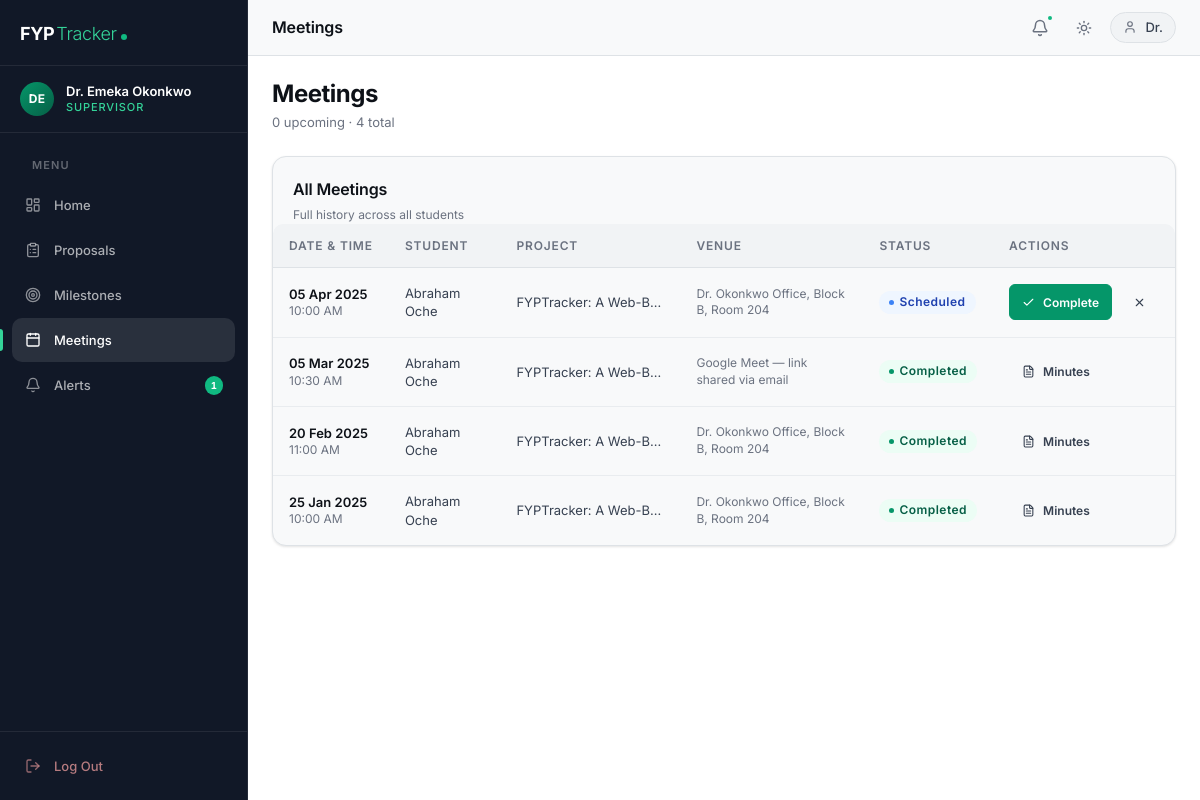
/supervisor/meetings.php (signed in), run on the app's committed database.
### tables this page shows
CREATE TABLE meetings (
    meeting_id      INT UNSIGNED    NOT NULL AUTO_INCREMENT,
    project_id      INT UNSIGNED    NOT NULL,
    scheduled_date  DATETIME        NOT NULL,
    venue           VARCHAR(255)        NULL DEFAULT NULL,  
    agenda          TEXT                NULL,
    minutes         TEXT                NULL,    
    status          ENUM(
                        'scheduled',
                        'completed',
                        'cancelled',
                        'rescheduled'
                    )               NOT NULL DEFAULT 'scheduled',
    requested_by    INT UNSIGNED    NOT NULL,   
    created_at      TIMESTAMP       NOT NULL DEFAULT CURRENT_TIMESTAMP,
    updated_at      TIMESTAMP       NOT NULL DEFAULT CURRENT_TIMESTAMP
                                                ON UPDATE CURRENT_TIMESTAMP,

    PRIMARY KEY (meeting_id),
    INDEX   idx_meetings_project  (project_id),
    INDEX   idx_meetings_date     (scheduled_date),
    INDEX   idx_meetings_status   (status),
    CONSTRAINT fk_meetings_project
        FOREIGN KEY (project_id)
        REFERENCES projects (project_id)
        ON DELETE CASCADE
        ON UPDATE CASCADE,
    CONSTRAINT fk_meetings_requester
        FOREIGN KEY (requested_by)
        REFERENCES users (user_id)
        ON DELETE RESTRICT
        ON UPDATE CASCADE
);

CREATE TABLE users (
    user_id       INT UNSIGNED    NOT NULL AUTO_INCREMENT,
    full_name     VARCHAR(150)    NOT NULL,
    email         VARCHAR(255)    NOT NULL,
    password_hash VARCHAR(255)    NOT NULL,               
    role          ENUM(
                      'student',
                      'supervisor',
                      'admin'
                  )               NOT NULL DEFAULT 'student',
    is_active     TINYINT(1)      NOT NULL DEFAULT 1,     
    profile_photo VARCHAR(255)        NULL DEFAULT NULL,  
    created_at    TIMESTAMP       NOT NULL DEFAULT CURRENT_TIMESTAMP,
    updated_at    TIMESTAMP       NOT NULL DEFAULT CURRENT_TIMESTAMP
                                            ON UPDATE CURRENT_TIMESTAMP,

    PRIMARY KEY (user_id),
    UNIQUE  KEY uq_users_email (email),
    INDEX   idx_users_role    (role),
    INDEX   idx_users_active  (is_active)
);

CREATE TABLE projects (
    project_id        INT UNSIGNED    NOT NULL AUTO_INCREMENT,
    title             VARCHAR(255)    NOT NULL,
    description       TEXT                NULL,
    student_id        INT UNSIGNED    NOT NULL,
    supervisor_id     INT UNSIGNED        NULL DEFAULT NULL,
    status            ENUM(
                          'pending',       
                          'approved',      
                          'rejected',      
                          'in_progress',   
                          'completed'      
                      )               NOT NULL DEFAULT 'pending',
    rejection_reason  TEXT                NULL,
    chapter_file      VARCHAR(255)        NULL DEFAULT NULL,  
    submission_date   DATE                NULL DEFAULT NULL,
    approval_date     DATE                NULL DEFAULT NULL,
    completion_date   DATE                NULL DEFAULT NULL,
    created_at        TIMESTAMP       NOT NULL DEFAULT CURRENT_TIMESTAMP,
    updated_at        TIMESTAMP       NOT NULL DEFAULT CURRENT_TIMESTAMP
                                                ON UPDATE CURRENT_TIMESTAMP,

    PRIMARY KEY (project_id),
    UNIQUE  KEY uq_projects_student (student_id),           
    INDEX   idx_projects_supervisor (supervisor_id),
    INDEX   idx_projects_status     (status),
    CONSTRAINT fk_projects_student
        FOREIGN KEY (student_id)
        REFERENCES users (user_id)
        ON DELETE CASCADE
        ON UPDATE CASCADE,
    CONSTRAINT fk_projects_supervisor
        FOREIGN KEY (supervisor_id)
        REFERENCES users (user_id)
        ON DELETE SET NULL
        ON UPDATE CASCADE
);

### includes/repositories/SupervisorRepository.php (called while the page is built, shortened)
<?php
class SupervisorRepository
{
    private PDO $db;
    public function __construct(PDO $db)
    {
        $this->db = $db;
    }
    public function findAllMeetingsBySupervisorId(int $supervisorUserId): array
    {
        $stmt = $this->db->prepare(
            'SELECT mt.*,
                    u.full_name  AS student_name,
                    p.title      AS project_title,
                    p.project_id
               FROM meetings mt
               JOIN projects p ON p.project_id  = mt.project_id
               JOIN users u    ON u.user_id      = p.student_id
              WHERE p.supervisor_id = ?
              ORDER BY mt.scheduled_date DESC'
        );
        $stmt->execute([$supervisorUserId]);
        return $stmt->fetchAll();
    }
    public function findUpcomingMeetingsBySupervisorId(int $supervisorUserId, int $limit = 10): array
    {
        $stmt = $this->db->prepare(
            "SELECT mt.*,
                    u.full_name AS student_name,
                    p.title     AS project_title
               FROM meetings mt
               JOIN projects p ON p.project_id = mt.project_id
               JOIN users u    ON u.user_id     = p.student_id
              WHERE p.supervisor_id = ?
                AND mt.status       = 'scheduled'
                AND mt.scheduled_date >= NOW()
              ORDER BY mt.scheduled_date ASC
              LIMIT ?"
        );
        $stmt->execute([$supervisorUserId, $limit]);
        return $stmt->fetchAll();
    }
}

### includes/functions.php (called while the page is built, shortened)
<?php
function e(string $value): string
{
    return htmlspecialchars($value, ENT_QUOTES | ENT_HTML5, 'UTF-8');
}

### supervisor/meetings.php (the view, shortened to what this page needs)
<?php
require_once __DIR__ . '/../includes/functions.php';
require_once __DIR__ . '/../includes/repositories/SupervisorRepository.php';
$db                   = getDB();
$supervisorRepository = new SupervisorRepository($db);
$supervisorId = $_SESSION['user_id'];
$allMeetings      = $supervisorRepository->findAllMeetingsBySupervisorId($supervisorId);
$upcomingMeetings = $supervisorRepository->findUpcomingMeetingsBySupervisorId($supervisorId);
function getMeetingStatusConfig2(string $status): array
{
    return match ($status) {
        ProjectRepository::MEETING_COMPLETED   => ['badge' => 'completed',   'icon' => 'check-circle-2', 'label' => 'Completed'],
        ProjectRepository::MEETING_CANCELLED   => ['badge' => 'cancelled',   'icon' => 'x-circle',       'label' => 'Cancelled'],
        ProjectRepository::MEETING_RESCHEDULED => ['badge' => 'in-progress', 'icon' => 'refresh-cw',     'label' => 'Rescheduled'],
        default                                => ['badge' => 'scheduled',   'icon' => 'calendar',       'label' => 'Scheduled'],
    };
}
require_once __DIR__ . '/../includes/header.php';
require_once __DIR__ . '/../includes/navbar.php';
?>
<div class="main-content" id="main-content">
  <?php require_once __DIR__ . '/../includes/topbar.php'; ?>
  <div class="page-body">
    <div class="page-header">
      <div class="page-header-row">
        <div>
          <div class="page-title">Meetings</div>
          <p class="page-subtitle"><?= count($upcomingMeetings) ?> upcoming · <?= count($allMeetings) ?> total</p>
        </div>
      </div>
    </div>
    <div class="card">
      <div class="card-header">
        <div>
          <div class="card-title">All Meetings</div>
          <div class="card-subtitle">Full history across all students</div>
        </div>
      </div>
      <?php if (empty($allMeetings)): ?>
      <div class="card-body">
        <div class="empty-state">
          <div class="empty-icon"><i data-lucide="calendar" width="24" height="24"></i></div>
          <div class="empty-title">No meetings yet</div>
          <p class="empty-desc">Meeting requests from your students will appear here.</p>
        </div>
      </div>
      <?php else: ?>
      <div class="table-wrapper">
        <table>
          <thead>
            <tr>
              <th>Date & Time</th>
              <th>Student</th>
              <th>Project</th>
              <th>Venue</th>
              <th>Status</th>
              <th>Actions</th>
            </tr>
          </thead>
          <tbody>
            <?php foreach ($allMeetings as $meeting):
              $cfg = getMeetingStatusConfig2($meeting['status']);
            ?>
            <tr>
              <td>
                <span class="cell-primary"><?= date('d M Y', strtotime($meeting['scheduled_date'])) ?></span>
                <span class="cell-muted" style="display:block;"><?= date('g:i A', strtotime($meeting['scheduled_date'])) ?></span>
              </td>
              <td><?= e($meeting['student_name']) ?></td>
              <td style="max-width:180px;">
                <span class="truncate" style="display:block;font-size:var(--text-sm);" title="<?= e($meeting['project_title']) ?>">
                  <?= e(mb_strimwidth($meeting['project_title'], 0, 40, '…')) ?>
                </span>
              </td>
              <td class="cell-muted"><?= e($meeting['venue'] ?: '—') ?></td>
              <td><span class="badge badge-<?= e($cfg['badge']) ?>"><?= $cfg['label'] ?></span></td>
              <td>
                <div class="cell-actions">
                  <?php if ($meeting['status'] === ProjectRepository::MEETING_SCHEDULED): ?>
                  <button
                    class="btn btn-primary btn-sm"
                    onclick="openCompleteMeetingModal(<?= (int) $meeting['meeting_id'] ?>, '<?= date('d M Y', strtotime($meeting['scheduled_date'])) ?>')">
                    <i data-lucide="check" width="13" height="13"></i> Complete
                  </button>
                  <form method="POST" action="meetings.php" style="display:inline;">
                    <button
                      type="submit"
                      class="btn btn-ghost btn-sm"
                      data-confirm="Cancel this meeting?">
                      <i data-lucide="x" width="13" height="13"></i>
                    </button>
                  </form>
                  <?php elseif ($meeting['status'] === ProjectRepository::MEETING_COMPLETED && $meeting['minutes']): ?>
                  <button
                    class="btn btn-ghost btn-sm"
                    onclick="viewMinutes(<?= htmlspecialchars(json_encode($meeting['minutes']), ENT_QUOTES) ?>)">
                    <i data-lucide="file-text" width="13" height="13"></i> Minutes
                  </button>
                  <?php else: ?>
                  <span style="font-size:var(--text-xs);color:var(--text-tertiary);">—</span>
                  <?php endif; ?>
                </div>
              </td>
            </tr>
            <?php endforeach; ?>
          </tbody>
        </table>
      </div>
      <?php endif; ?>
    </div>
  </div>
</div>
<?php require_once __DIR__ . '/../includes/footer.php'; ?>

### data on the page
meetings: scheduled_date "05 Apr 2025", scheduled_date "10:00 AM", requested_by.full_name "Abraham Oche", project.title "FYPTracker: A Web-B…", venue "Dr. Okonkwo Office, Block B, Room 204", status "Scheduled"
meetings: scheduled_date "05 Mar 2025", scheduled_date "10:30 AM", requested_by.full_name "Abraham Oche", project.title "FYPTracker: A Web-B…", venue "Google Meet — link shared via email", status "Completed"
meetings: scheduled_date "20 Feb 2025", scheduled_date "11:00 AM", users.full_name "Abraham Oche", project.title "FYPTracker: A Web-B…", venue "Dr. Okonkwo Office, Block B, Room 204", status "Completed"
meetings: scheduled_date "25 Jan 2025", scheduled_date "10:00 AM", requested_by.full_name "Abraham Oche", project.title "FYPTracker: A Web-B…", venue "Dr. Okonkwo Office, Block B, Room 204", status "Completed"

### other printed values
$initials "DE"
$name "Dr. Emeka Okonkwo"
$role "SUPERVISOR"
$item['label'] "Home"
$item['label'] "Proposals"
$item['label'] "Milestones"
$item['label'] "Meetings"
$item['label'] "Alerts"
$badge "1"
$pageTitle "Meetings"
$fname "Dr."
count($upcomingMeetings) "0"
count($allMeetings) "4"
